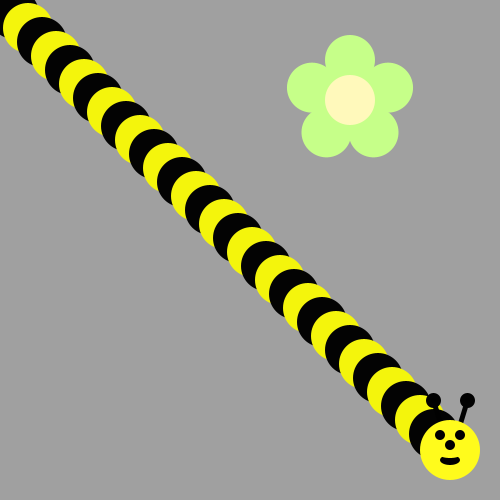
Frame 1 (no input)
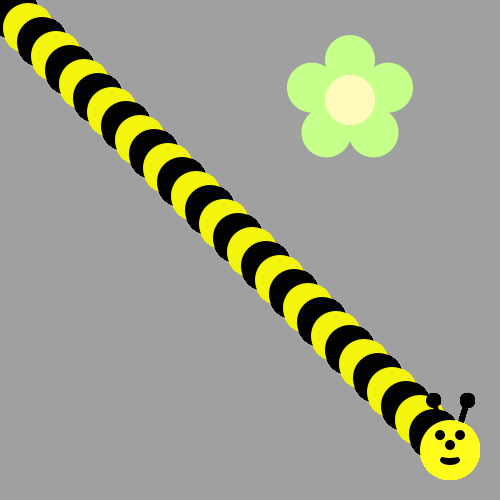
Frame 60 (the mouse pressed at the canvas centre just before this capture)
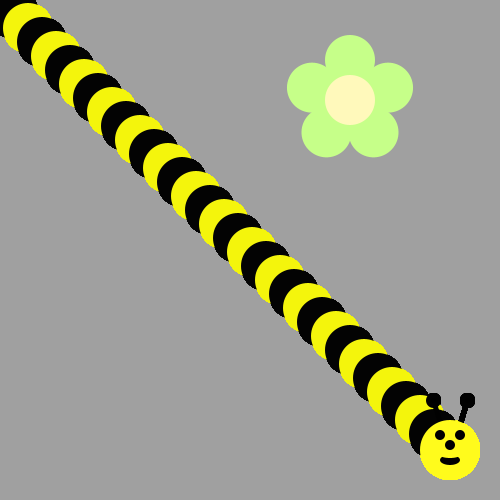
Frame 120 (the mouse held since frame 60 and released just before this capture)

The Processing sketch that drew these frames (run headless with seeded random() and noise(); from frame 60 on, the mouse is pressed at the canvas centre):

// Processing sketch: bumble_bee
// ── bumble_bee.pde

void draw(){
    /*Use a loop to make a body for the Bee!
Then put his head on using drawBeeFace(x,y)
Use Modulo to make the colors alternate 
*/
int circleXPos = 0;
int circleYPos = 0;

    for (int i = 0; i < 32; i++){
        if (i % 2 == 0) {
            fill(#F4F50C);
            ellipse(circleXPos, circleYPos, 50, 50);
        } else {
            fill(#030303);
            ellipse(circleXPos, circleYPos, 50, 50);
        } 
        circleXPos += 14;
        circleYPos += 14;
    }
        drawBeeFace(450, 450);
}

void drawFlower(int x, int y) {
     noStroke();
     translate(x, y);
     // draw 5 petals, rotating after each one
     fill(#c6ff89);      // green
      for (int i = 0; i < 5; i++) {
           ellipse(0, -40, 50, 50);
          rotate(radians(72));
     }
     fill(#fff9bb); // light yellow
     ellipse(0, 0, 50, 50);
} 
void drawBeeFace(int BeeFaceX, int BeeFaceY) {
     noStroke();
     fill(0, 0, 0);
     stroke(1);
     strokeWeight(5);
     line(BeeFaceX-10, BeeFaceY-27, BeeFaceX-17, BeeFaceY-50);
     line(BeeFaceX+10, BeeFaceY-27, BeeFaceX+17, BeeFaceY-50);
     ellipse(BeeFaceX-17, BeeFaceY-50, 10, 10);
     ellipse(BeeFaceX+17, BeeFaceY-50, 10, 10);
     noStroke();
     fill(255, 251, 28);
     ellipse(BeeFaceX, BeeFaceY, 60, 60); // face
     fill(255, 237, 209);
     fill(0,0,0);
      ellipse(BeeFaceX-10, BeeFaceY-15, 10, 10); // eyes
     ellipse(BeeFaceX+10, BeeFaceY-15, 10, 10);
      ellipse(BeeFaceX, BeeFaceY-5, 10, 10); // nose
      ellipse(BeeFaceX, BeeFaceY+10, 20, 10);// mouth
     fill(255, 251, 28);
     ellipse(BeeFaceX, BeeFaceY+5, 20, 6);
}

void setup() {
     ellipseMode(CENTER);
     size(500, 500);
     background(160, 160, 160);
      drawFlower(350, 100);
}
